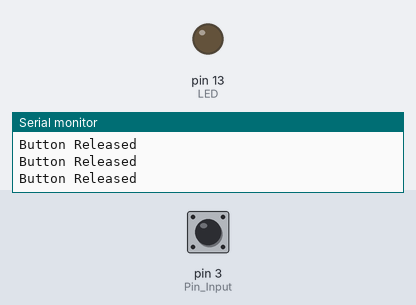
Recording of a sketch running on a simulated Arduino Uno, built with avr-gcc and run on an emulated ATmega328P. Shown: output pins drawn as LEDs (lit = HIGH), the last lines printed to the serial monitor. The test bench sets the inputs (shaded band); at power-on: pin 3 (Pin_Input) HIGH.

Above: at 1.2 s.
1.3 s: pin 3 (Pin_Input) pulled LOW for 0.15 s
At 1.37 s:
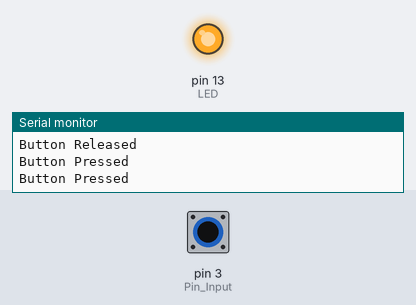
2.9 s: pin 3 (Pin_Input) pulled LOW for 3.2 s
At 6.6 s:
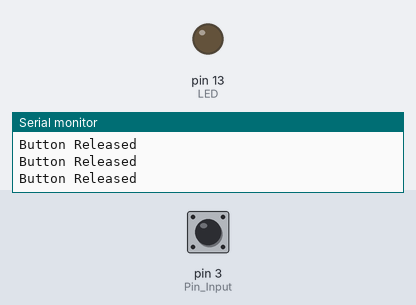
Timing chart, 0 to 8.1 s (numbered marks = the images above; inputs shaded):
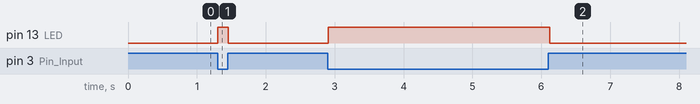

Measured:
- after the input at 1.3 s, pin 13 (LED): LOW → HIGH at once, → LOW 0.15 s later
- after the input at 2.9 s, pin 13 (LED): LOW → HIGH at once, → LOW 3.2 s later

The sketch:

solutionA_internal_pullup.ino
```cpp
// Floating-pin lab, Solution A: internal pull-up. Pressed = LOW. (Listing 2 of the lab)
const int Pin_Input = 3;
const int LED = 13;

void setup() {
  pinMode(Pin_Input, INPUT_PULLUP);   // ~20-50 kohm to 5 V inside the chip: the pin can no longer float
  pinMode(LED, OUTPUT);
  Serial.begin(9600);
}

void loop() {
  if (digitalRead(Pin_Input) == LOW) {   // button to GND closes: LOW
    Serial.println("Button Pressed");
    digitalWrite(LED, HIGH);
  } else {
    Serial.println("Button Released");
    digitalWrite(LED, LOW);
  }
  delay(50);
}
```
